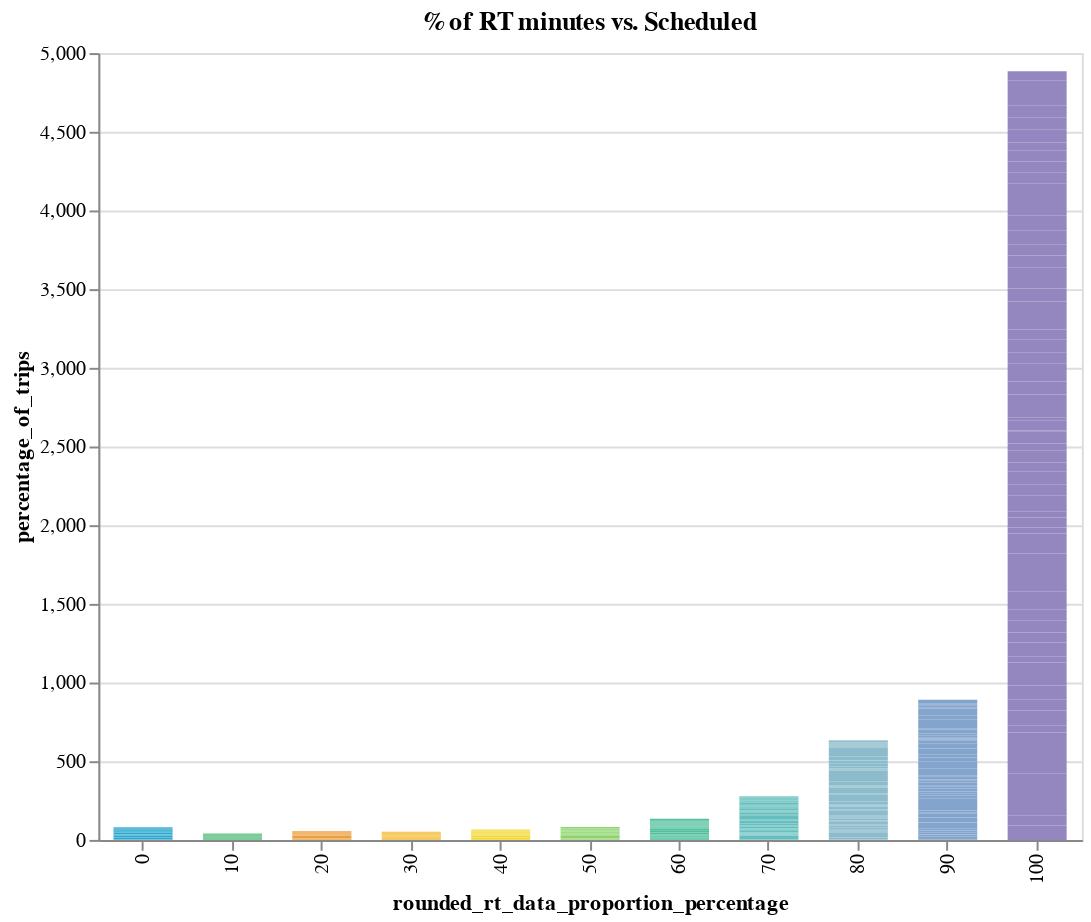

Here is the notebook cell this chart was saved with:
### Code cell
threshold_utils.chart_size(rt_scheduled_chart,500,400)

### Figure 1 — Vega-Lite specification as saved in the notebook (floating-point values rounded to 4 significant figures; data arrays with more than 128 entries replaced by an {"elided": "..."} marker saying what was removed)
{"config": {"view": {"continuousWidth": 400, "continuousHeight": 300}}, "data": {"name": "data-bdfd4dd2ecaf3bc852d8a6ada50d7f38"}, "mark": {"type": "bar", "size": 30}, "encoding": {"color": {"field": "rounded_rt_data_proportion_percentage", "legend": null, "scale": {"range": ["#2EA8CE", "#EB9F3C", "#F4D837", "#51BF9D", "#8CBCCB", "#9487C0"]}, "type": "quantitative"}, "tooltip": [{"field": "_gtfs_dataset_name", "type": "nominal"}, {"field": "rounded_rt_data_proportion_percentage", "type": "quantitative"}, {"field": "rt_trip_counts_by_operator", "type": "quantitative"}, {"field": "total_trips", "type": "quantitative"}, {"field": "percentage_of_trips", "type": "quantitative"}], "x": {"field": "rounded_rt_data_proportion_percentage", "scale": {"domain": [0, 10, 20, 30, 40, 50, 60, 70, 80, 90, 100]}, "type": "nominal"}, "y": {"field": "percentage_of_trips", "type": "quantitative"}}, "height": 400, "selection": {"selector001": {"type": "single", "fields": ["_gtfs_dataset_name"], "bind": {"input": "select", "options": [null, "Anaheim Resort VehiclePositions", "Antelope Valley Transit Authority Vehicle Positions", "Banning Pass Vehicle Positions", "Bay Area 511 AC Transit Vehicle Position", "Bay Area 511 Caltrain VehiclePositions", "Bay Area 511 County Connection VehiclePositions", "Bay Area 511 Dumbarton Express VehiclePositions", "Bay Area 511 Emery Go-Round VehiclePositions", "Bay Area 511 Fairfield and Suisun Transit Vehicle Positions", "Bay Area 511 Golden Gate Transit Vehicle Positions", "Bay Area 511 MVGO VehiclePositions", "Bay Area 511 Marin VehiclePositions", "Bay Area 511 Muni VehiclePositions", "Bay Area 511 Petaluma VehiclePositions", "Bay Area 511 SamTrans VehiclePositions", "Bay Area 511 San Francisco Bay Ferry VehiclePositions", "Bay Area 511 Santa Clara Transit VehiclePositions", "Bay Area 511 Santa Rosa CityBus VehiclePositions", "Bay Area 511 SolTrans VehiclePositions", "Bay Area 511 Sonoma County Transit Vehicle Positions", "Bay Area 511 Sonoma-Marin Area Rail Transit VehiclePositions", "Bay Area 511 Tri Delta VehiclePositions", "Bay Area 511 Tri-Valley Wheels VehiclePositions", "Bay Area 511 Union City Transit VehiclePositions", "Bay Area 511 Vine Transit VehiclePositions", "Bay Area 511 WestCAT VehiclePositions", "Beach Cities VehiclePositions", "Bear Vehicle Positions", "Beaumont Pass Vehicle Positions", "Big Blue Bus VehiclePositions", "BruinBus Vehicle Positions", "Burbank VehiclePositions", "Commerce VehiclePositions", "Eastern Sierra Vehicle Positions", "Elk Grove VehiclePositions", "Foothill Vehicle Positions", "Fresno Vehicle Positions", "GET VehiclePositions", "Humboldt Vehicle Positions", "Kings Vehicle Positions", "LA DOT VehiclePositions", "LA Metro Bus Vehicle Positions", "LA Metro Rail Vehicle Positions", "Lake Vehicle Positions", "Long Beach VehiclePositions", "Madera County Connection Vehicle Positions", "Montebello Vehicle Positions", "Monterey Salinas VehiclePositions", "Nevada County Vehicle Positions", "North County Vehicle Positions", "Norwalk Vehicle Positions", "OCTA VehiclePositions", "Pasadena VehiclePositions", "PresidiGo VehiclePositions", "Redding Vehicle Positions", "Redwood Coast Vehicle Positions", "Riverside VehiclePositions", "San Diego Vehicle Positions", "San Joaquin Vehicle Positions", "Santa Clarita VehiclePositions", "Santa Maria Vehicle Positions", "Santa Ynez Vehicle Positions", "StanRTA Vehicle Positions", "Tahoe Transportation Vehicle Positions", "Torrance Swiftly Vehicle Positions", "Torrance Vehicle Positions", "Turlock Vehicle Positions", "Unitrans Vehicle Positions", "VCTC Vehicle Positions", "Victor Valley Vehicle Position", "Visalia VehiclePositions", "WeHo Vehicle Positions"], "labels": ["All", "Anaheim Resort VehiclePositions", "Antelope Valley Transit Authority Vehicle Positions", "Banning Pass Vehicle Positions", "Bay Area 511 AC Transit Vehicle Position", "Bay Area 511 Caltrain VehiclePositions", "Bay Area 511 County Connection VehiclePositions", "Bay Area 511 Dumbarton Express VehiclePositions", "Bay Area 511 Emery Go-Round VehiclePositions", "Bay Area 511 Fairfield and Suisun Transit Vehicle Positions", "Bay Area 511 Golden Gate Transit Vehicle Positions", "Bay Area 511 MVGO VehiclePositions", "Bay Area 511 Marin VehiclePositions", "Bay Area 511 Muni VehiclePositions", "Bay Area 511 Petaluma VehiclePositions", "Bay Area 511 SamTrans VehiclePositions", "Bay Area 511 San Francisco Bay Ferry VehiclePositions", "Bay Area 511 Santa Clara Transit VehiclePositions", "Bay Area 511 Santa Rosa CityBus VehiclePositions", "Bay Area 511 SolTrans VehiclePositions", "Bay Area 511 Sonoma County Transit Vehicle Positions", "Bay Area 511 Sonoma-Marin Area Rail Transit VehiclePositions", "Bay Area 511 Tri Delta VehiclePositions", "Bay Area 511 Tri-Valley Wheels VehiclePositions", "Bay Area 511 Union City Transit VehiclePositions", "Bay Area 511 Vine Transit VehiclePositions", "Bay Area 511 WestCAT VehiclePositions", "Beach Cities VehiclePositions", "Bear Vehicle Positions", "Beaumont Pass Vehicle Positions", "Big Blue Bus VehiclePositions", "BruinBus Vehicle Positions", "Burbank VehiclePositions", "Commerce VehiclePositions", "Eastern Sierra Vehicle Positions", "Elk Grove VehiclePositions", "Foothill Vehicle Positions", "Fresno Vehicle Positions", "GET VehiclePositions", "Humboldt Vehicle Positions", "Kings Vehicle Positions", "LA DOT VehiclePositions", "LA Metro Bus Vehicle Positions", "LA Metro Rail Vehicle Positions", "Lake Vehicle Positions", "Long Beach VehiclePositions", "Madera County Connection Vehicle Positions", "Montebello Vehicle Positions", "Monterey Salinas VehiclePositions", "Nevada County Vehicle Positions", "North County Vehicle Positions", "Norwalk Vehicle Positions", "OCTA VehiclePositions", "Pasadena VehiclePositions", "PresidiGo VehiclePositions", "Redding Vehicle Positions", "Redwood Coast Vehicle Positions", "Riverside VehiclePositions", "San Diego Vehicle Positions", "San Joaquin Vehicle Positions", "Santa Clarita VehiclePositions", "Santa Maria Vehicle Positions", "Santa Ynez Vehicle Positions", "StanRTA Vehicle Positions", "Tahoe Transportation Vehicle Positions", "Torrance Swiftly Vehicle Positions", "Torrance Vehicle Positions", "Turlock Vehicle Positions", "Unitrans Vehicle Positions", "VCTC Vehicle Positions", "Victor Valley Vehicle Position", "Visalia VehiclePositions", "WeHo Vehicle Positions"], "name": "Operator"}}}, "title": "% of RT minutes vs. Scheduled", "transform": [{"filter": {"selection": "selector001"}}], "width": 500, "$schema": "https://vega.github.io/schema/vega-lite/v4.17.0.json", "datasets": {"data-bdfd4dd2ecaf3bc852d8a6ada50d7f38": {"elided": "581 records"}}}
